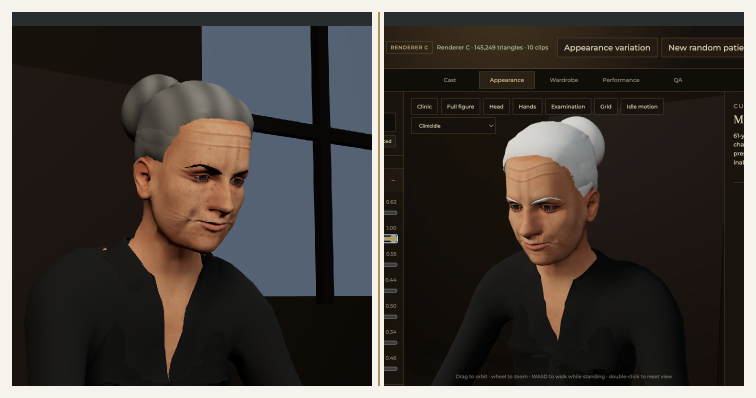
#> input picture .img2threejs/brow-forehead-comparison.png, 1512 x 796 px (shown at 1/2 size)
$ python -i metrics.py   (imports and definitions only)
#> lines starting #> are read from the running program, lines starting #| are printed output that depends on the picture; after the words box and inside, x2 and y2 are one past the last pixel; in counts of white or black regions, pixels touching at a corner belong together
"""Hand-written composition metrics for a rendered frame.

These are the deterministic half of the reward. Each returns 0..1, higher
meaning more Hopper-like, and each measures one thing you can name and argue
about: how much of the frame is unbroken plane, how cleanly it splits into
sun and shade, how hard the shadow edges are, and so on.

CLIP (clip_scorer.py) is the learned half and is optional. Keeping the two
apart is the point: when a frame scores well you can see which half liked it.
"""

import numpy as np
from scipy import ndimage

# Colors sampled by eye from Hopper reproductions: sunlit cream, warm ochre
# light, brick, the green-black of a shadowed interior, slate sky, a dark
# window, white cloth, shutter green.
PALETTE_HEX = [
    "#e8d9a8", "#d9a441", "#9e3b2e", "#2e4a4a",
    "#4a6b8a", "#14161a", "#f2efe6", "#3f5b3a",
]


def _hex_to_rgb(value):
    value = value.lstrip("#")
    return np.array([int(value[i:i + 2], 16) / 255 for i in (0, 2, 4)])


def srgb_to_lab(rgb):
    """rgb: (..., 3) in 0..1. Returns CIE Lab, D65."""
    linear = np.where(rgb <= 0.04045, rgb / 12.92, ((rgb + 0.055) / 1.055) ** 2.4)
    m = np.array([
        [0.4124564, 0.3575761, 0.1804375],
        [0.2126729, 0.7151522, 0.0721750],
        [0.0193339, 0.1191920, 0.9503041],
    ])
    xyz = linear @ m.T / np.array([0.95047, 1.0, 1.08883])
    eps = 216 / 24389
    kappa = 24389 / 27
    f = np.where(xyz > eps, np.cbrt(xyz), (kappa * xyz + 16) / 116)
    return np.stack([
        116 * f[..., 1] - 16,
        500 * (f[..., 0] - f[..., 1]),
        200 * (f[..., 1] - f[..., 2]),
    ], axis=-1)


PALETTE_LAB = srgb_to_lab(np.stack([_hex_to_rgb(h) for h in PALETTE_HEX]))
#> further down, picture is the input picture: shape (796, 1512, 3); mean B, G, R 58.2, 62.4, 68.1


def plateau(value, low, high, slack):
    """1 inside [low, high], falling linearly to 0 `slack` outside it."""
    if low <= value <= high:
        return 1.0
    distance = low - value if value < low else value - high
    return float(max(0.0, 1.0 - distance / slack))


def otsu(values, bins=128):
    """Returns (threshold, separability) — Otsu's between-class variance ratio."""
    hist, edges = np.histogram(values, bins=bins, range=(0.0, 1.0))
    hist = hist.astype(np.float64)
    total = hist.sum()
    if total == 0:
        return 0.5, 0.0
    p = hist / total
    centers = (edges[:-1] + edges[1:]) / 2
    omega = np.cumsum(p)
    mu = np.cumsum(p * centers)
    mu_total = mu[-1]
    denominator = omega * (1 - omega)
    with np.errstate(divide="ignore", invalid="ignore"):
        between = np.where(denominator > 1e-9, (mu_total * omega - mu) ** 2 / denominator, 0.0)
    index = int(np.argmax(between))
    variance = float(np.sum(p * (centers - mu_total) ** 2))
    separability = float(between[index] / variance) if variance > 1e-9 else 0.0
    return float(centers[index]), min(separability, 1.0)


def pixel_metrics(rgb):
    """rgb: HxWx3 float 0..1. Returns a dict of named 0..1 scores."""
    height, width = rgb.shape[:2]
    lum = rgb @ np.array([0.2126, 0.7152, 0.0722])
    smooth = ndimage.gaussian_filter(lum, sigma=1.0)
    gy = ndimage.sobel(smooth, axis=0)
    gx = ndimage.sobel(smooth, axis=1)
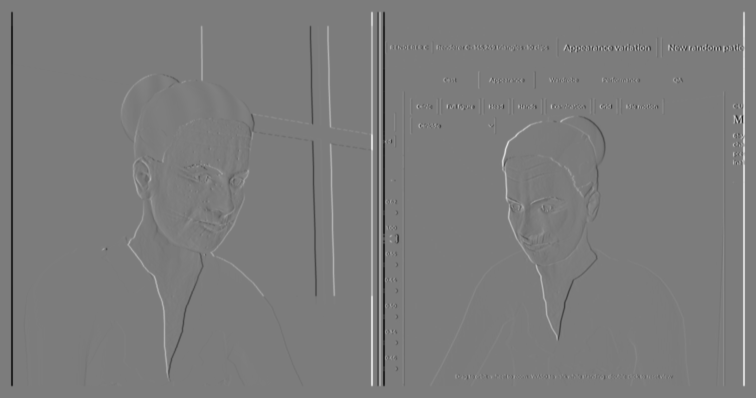
#> gx: shape (796, 1512) float64 (shown at 1/2 size); min -586.3, max 614.9, mean 0; drawn with min black and max white
    magnitude = np.hypot(gx, gy)

    # Unbroken plane: low local gradient. Hopper's walls carry no detail --
    # but a frame that is nothing but wall is not a painting, so both of
    # these are plateaus, not "more is better".
    flat_mask = magnitude < 0.06
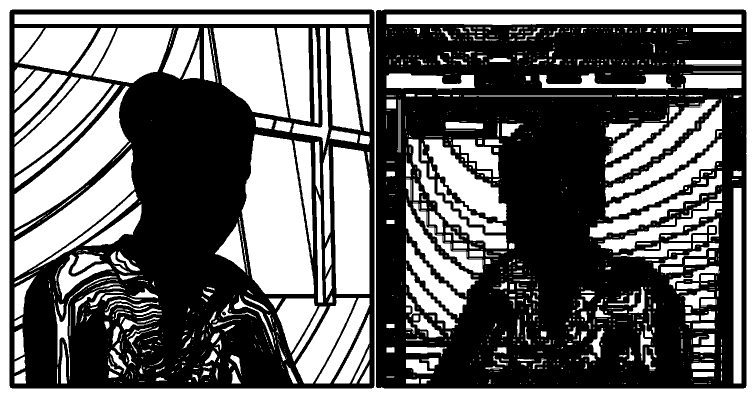
#> flat_mask: shape (796, 1512) bool (shown at 1/2 size); 42.8% white; 1216 white regions (782 under 20 px), largest, box (x1, y1, x2, y2) and area: (0, 0, 1512, 796) 88644, (483, 269, 628, 588) 34097, (29, 172, 259, 458) 19825
    flatness = plateau(float(flat_mask.mean()), 0.40, 0.80, 0.25)
#> flatness = 1

    # One big empty area beats the same area scattered as noise, so the
    # largest connected flat region is scored separately.
    labels, count = ndimage.label(flat_mask)
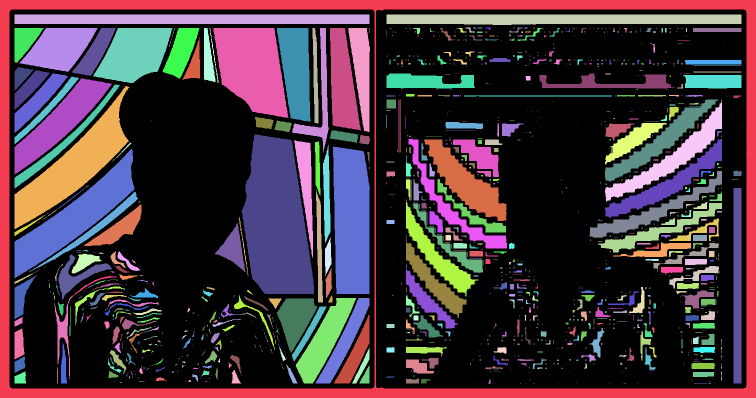
#> labels: shape (796, 1512) int32 (shown at 1/2 size); 1375 distinct labels, from 0 to 1374; one colour per label, 0 black
#> count = 1374
    if count:
        sizes = np.bincount(labels.ravel())
#> sizes = 1375 values, max 688805 at index 0, min 1 at index 39, mean 875.3
        sizes[0] = 0
        emptiness = plateau(float(sizes.max() / (height * width)), 0.15, 0.55, 0.25)
#> emptiness = 0.695
    else:
        emptiness = 0.0

    # Otsu is scale-invariant, so a near-black frame still "splits" cleanly.
    # This is the guard against winning by turning the lights off.
    low, high = np.percentile(lum, [5, 95])
#> low = 9.37; high = 241
    tonal_range = plateau(float(high - low), 0.35, 0.95, 0.25) * plateau(float(lum.mean()), 0.10, 0.55, 0.10)
#> tonal_range = 0

    # Sun and shade as two populations, not a gradient.
    threshold, separability = otsu(lum)
#> in otsu, `hist, edges = np.histogram(values, bins=bins, range=(0.0, 1.0))`: hist = 128 values, max 1472 at index 127, min 0 at index 1, mean 27.41; edges = 129 values from 0 to 1
#> in otsu, `total = hist.sum()`: total = 3509
#> in otsu, `p = hist / total`: p = 128 values, max 0.419 at index 127, min 0 at index 1, mean 0.00781
#> in otsu, `centers = (edges[:-1] + edges[1:]) / 2`: centers = 128 values from 0.00391 to 0.996
#> in otsu, `omega = np.cumsum(p)`: omega = 128 values from 0.385 to 1
#> in otsu, `mu = np.cumsum(p * centers)`: mu = 128 values from 0.0015 to 0.518
#> in otsu, `mu_total = mu[-1]`: mu_total = 0.518
#> in otsu, `denominator = omega * (1 - omega)`: denominator = 128 values, max 0.25 at index 83, min 2.22e-16 at index 127, mean 0.245
#> in otsu, `between = np.where(denominator > 1e-9, (mu_total * omega - mu) ** 2 / ..`: between = 128 values, max 0.208 at index 63, min 0 at index 127, mean 0.193
#> in otsu, `index = int(np.argmax(between))`: index = 63
#> in otsu, `variance = float(np.sum(p * (centers - mu_total) ** 2))`: variance = 0.217
#> in otsu, `separability = float(between[index] / variance) if variance > 1e-9 els..`: separability = 0.957
#> threshold = 0.496; separability = 0.957
    lit = lum > threshold
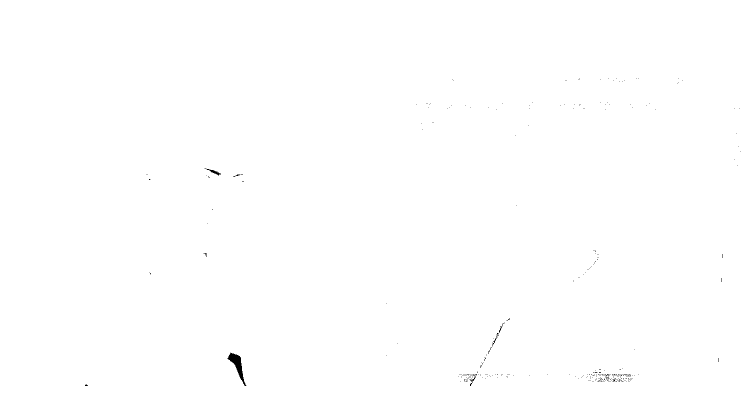
#> lit: shape (796, 1512) bool (shown at 1/2 size); 99.9% white; 289 black regions (283 under 20 px), largest, box (x1, y1, x2, y2) and area: (455, 705, 493, 772) 771, (409, 336, 442, 351) 117, (939, 748, 954, 772) 68, (984, 671, 995, 693) 38, (998, 645, 1009, 665) 35, (467, 349, 481, 354) 24
    lit_fraction = float(lit.mean())
#> lit_fraction = 0.999
    light_balance = plateau(lit_fraction, 0.15, 0.55, 0.2)
#> light_balance = 0

    # Hard-edged shadow: gradient along the sun/shade boundary.
    boundary = ndimage.binary_dilation(lit, iterations=1) & ndimage.binary_dilation(~lit, iterations=1)
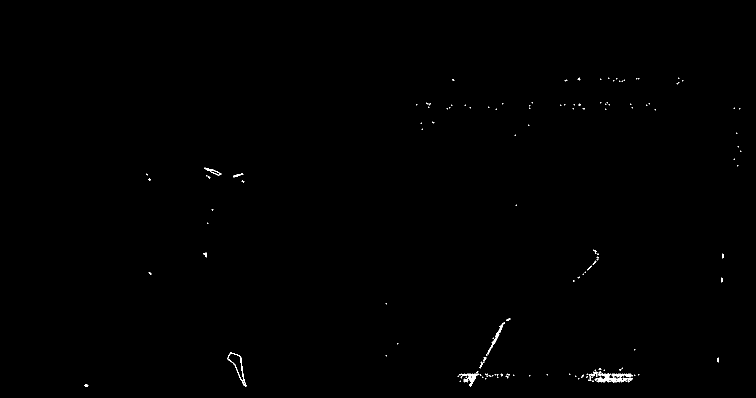
#> boundary: shape (796, 1512) bool (shown at 1/2 size); 0.26% white in thin lines or dots, all inside (x1, y1, x2, y2) = (169, 155, 1483, 773)
    shadow_edge = float(np.clip(magnitude[boundary].mean() / 0.22, 0, 1)) if boundary.any() else 0.0
#> shadow_edge = 1

    # Rectilinear architecture: strong edges that run vertical or horizontal.
    strong = magnitude > np.percentile(magnitude, 85)
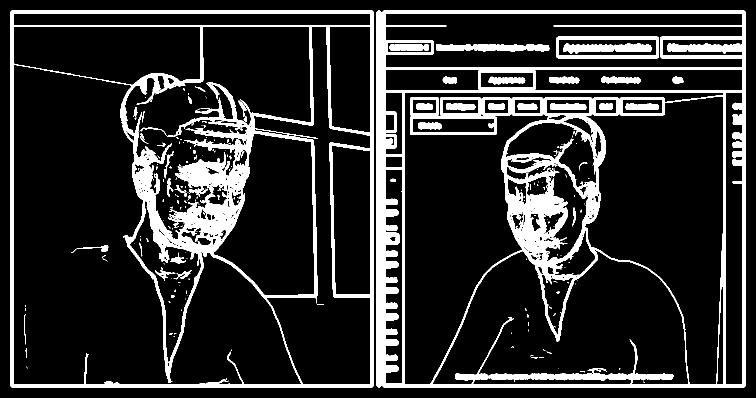
#> strong: shape (796, 1512) bool (shown at 1/2 size); 15% white; 258 white regions (194 under 20 px), largest, box (x1, y1, x2, y2) and area: (765, 21, 1491, 775) 77064, (21, 21, 747, 775) 67832, (753, 21, 763, 775) 7520
    if strong.any():
        theta = np.arctan2(gy[strong], gx[strong])
        off_axis = np.abs(((theta + np.pi / 4) % (np.pi / 2)) - np.pi / 4)
        rectilinear = float((off_axis < np.deg2rad(12)).mean())
#> rectilinear = 0.627
    else:
        rectilinear = 0.0

    # Raking light: one strong luminance slope across the whole frame,
    # arriving off the horizontal and vertical axes.
    coarse = ndimage.gaussian_filter(lum, sigma=max(width, height) / 12)
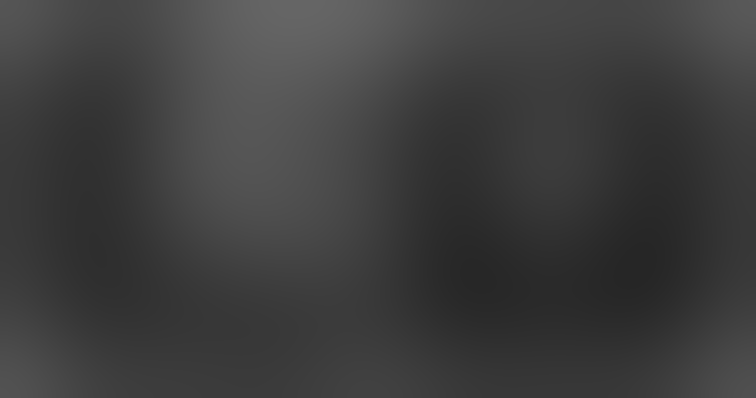
#> coarse: shape (796, 1512) float64 (shown at 1/2 size); min 38.06, max 101.9, mean 62
    ys, xs = np.mgrid[0:height, 0:width]
    design = np.stack([xs.ravel() / width, ys.ravel() / height, np.ones(xs.size)], axis=1)
    slope, *_ = np.linalg.lstsq(design, coarse.ravel(), rcond=None)
#> slope = [-12.16, -24.33, 80.18]
    strength = float(np.clip(np.hypot(slope[0], slope[1]) / 0.45, 0, 1))
#> strength = 1
    angle = np.arctan2(slope[1], slope[0])
#> angle = -2.03
    diagonality = float(np.abs(((angle + np.pi / 4) % (np.pi / 2)) - np.pi / 4) / (np.pi / 4))
#> diagonality = 0.59
    raking = strength * (0.35 + 0.65 * diagonality)
#> raking = 0.734

    # Palette: how close the frame's colors sit to Hopper's.
    sample = rgb[::3, ::3].reshape(-1, 3)
    lab = srgb_to_lab(sample)
    distance = np.linalg.norm(lab[:, None, :] - PALETTE_LAB[None, :, :], axis=2).min(axis=1)
    palette = float(np.clip(1 - distance / 55.0, 0, 1).mean())
#> palette = 0.00197

    return {
        "flatness": flatness,
        "emptiness": emptiness,
        "tonal_range": tonal_range,
        "light_split": separability,
        "light_balance": light_balance,
        "shadow_edge": shadow_edge,
        "rectilinear": rectilinear,
        "raking": raking,
        "palette": palette,
    }


# [28 lines left out: function probe_metrics, not called in this run]

>>> import cv2
>>> picture = cv2.imread('../../.img2threejs/brow-forehead-comparison.png')
>>> result = pixel_metrics(picture)
#> result = 9 items

$ run again, on .img2threejs/gerry-close-review.png
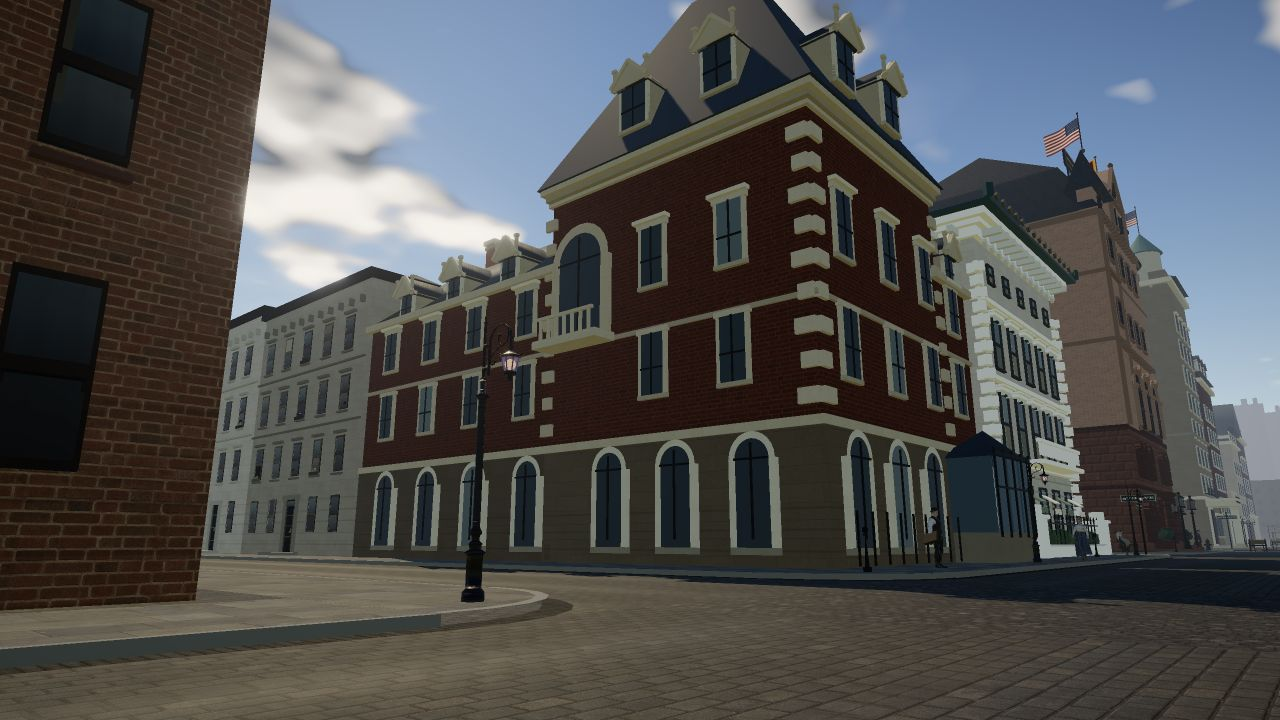
#> input picture .img2threejs/gerry-close-review.png, 1280 x 720 px
#> picture is the input picture: shape (720, 1280, 3); mean B, G, R 81, 80.7, 80.1
#> in pixel_metrics, `flat_mask = magnitude < 0.06`:
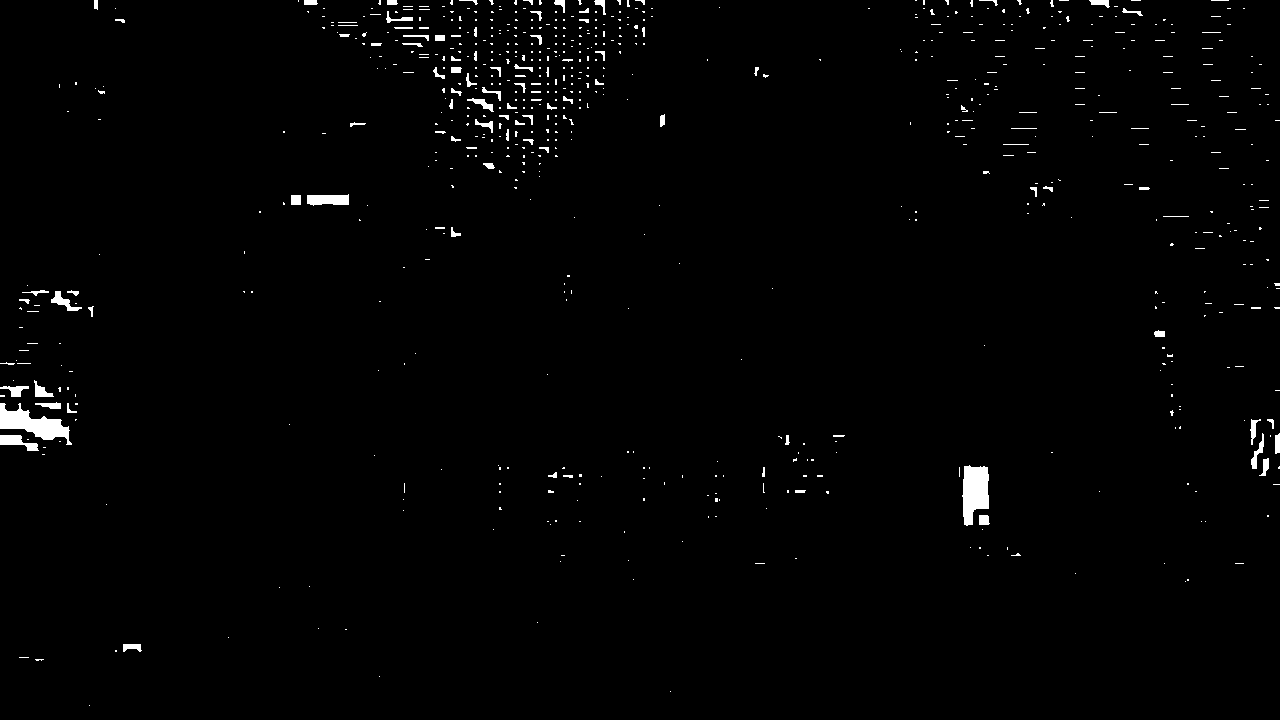
#> flat_mask: shape (720, 1280) bool; 1.2% white; 716 white regions (612 under 20 px), largest, box (x1, y1, x2, y2) and area: (0, 403, 72, 445) 1316, (962, 465, 989, 526) 1231, (307, 194, 349, 206) 408
#> flatness = 0
#> labels: shape (720, 1280) int32; 724 distinct labels, from 0 to 723
#> count = 723
#> sizes = 724 values, max 910496 at index 0, min 1 at index 34, mean 1272.9
#> emptiness = 0.406
#> low = 17.45; high = 183.2
#> tonal_range = 0
#> hist = 128 values, max 16 at index 91, min 0 at index 0, mean 0.312; edges = 129 values from 0 to 1
#> total = 40
#> p = 128 values, max 0.4 at index 91, min 0 at index 0, mean 0.00781
#> centers = 128 values from 0.00391 to 0.996
#> omega = 128 values from 0 to 1
#> mu = 128 values from 0 to 0.636
#> mu_total = 0.636
#> denominator = 128 values, max 0.21 at index 91, min 0 at index 0, mean 0.134
#> between = 128 values, max 0.0503 at index 64, min 0 at index 0, mean 0.032
#> index = 64
#> variance = 0.0646
#> in otsu, `separability = float(between[index] / variance) if variance > 1e-9 els..`: separability = 0.779
#> in pixel_metrics, `threshold, separability = otsu(lum)`: threshold = 0.504; separability = 0.779
#> lit: shape (720, 1280) bool; 100% white; black in thin lines or dots, all inside (x1, y1, x2, y2) = (94, 369, 1045, 590)
#> lit_fraction = 1
#> light_balance = 0
#> boundary: shape (720, 1280) bool; 0.01% white in thin lines or dots, all inside (x1, y1, x2, y2) = (93, 368, 1046, 591)
#> shadow_edge = 1
#> strong: shape (720, 1280) bool; 15% white; 1371 white regions (1159 under 20 px), largest, box (x1, y1, x2, y2) and area: (0, 0, 1280, 615) 102069, (0, 587, 574, 653) 2715, (785, 171, 860, 271) 2409
#> rectilinear = 0.586
#> in pixel_metrics, `coarse = ndimage.gaussian_filter(lum, sigma=max(width, height) / 12)`:
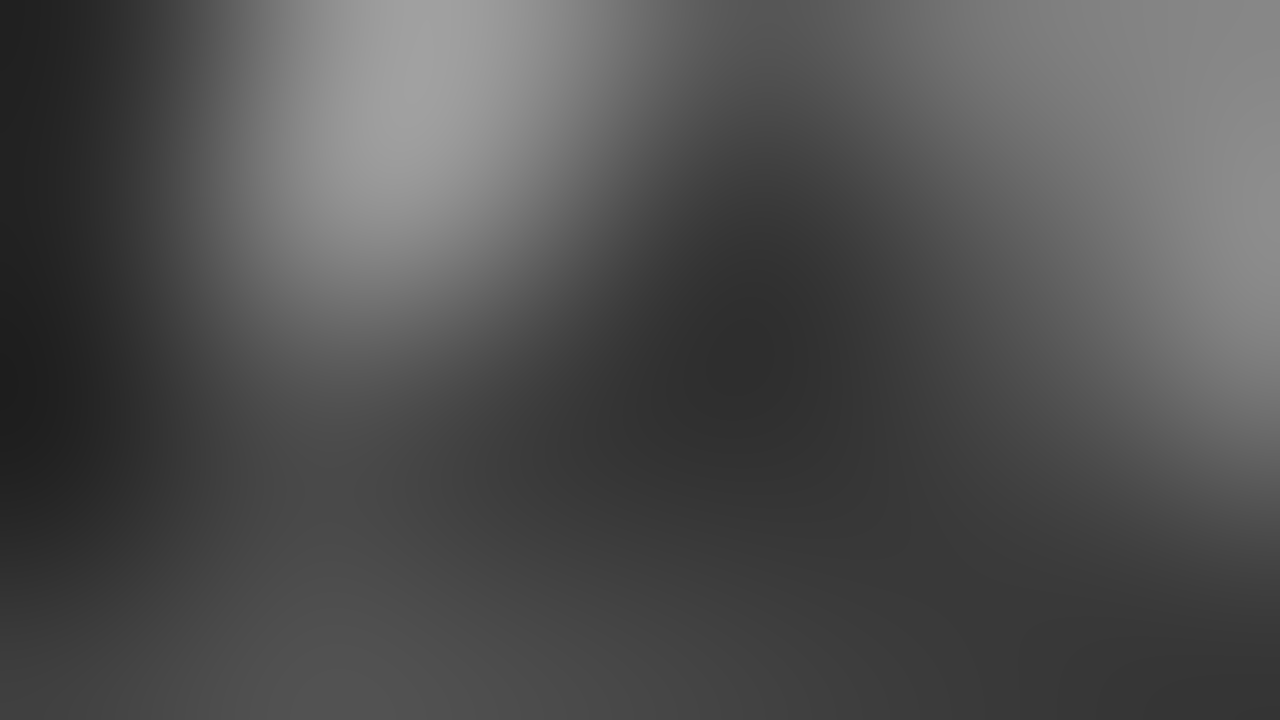
#> coarse: shape (720, 1280) float64; min 29.66, max 161.3, mean 80.7
#> slope = [26.01, -58.01, 96.7]
#> strength = 1
#> angle = -1.15
#> diagonality = 0.537
#> raking = 0.699
#> palette = 0
#> result = 9 items
